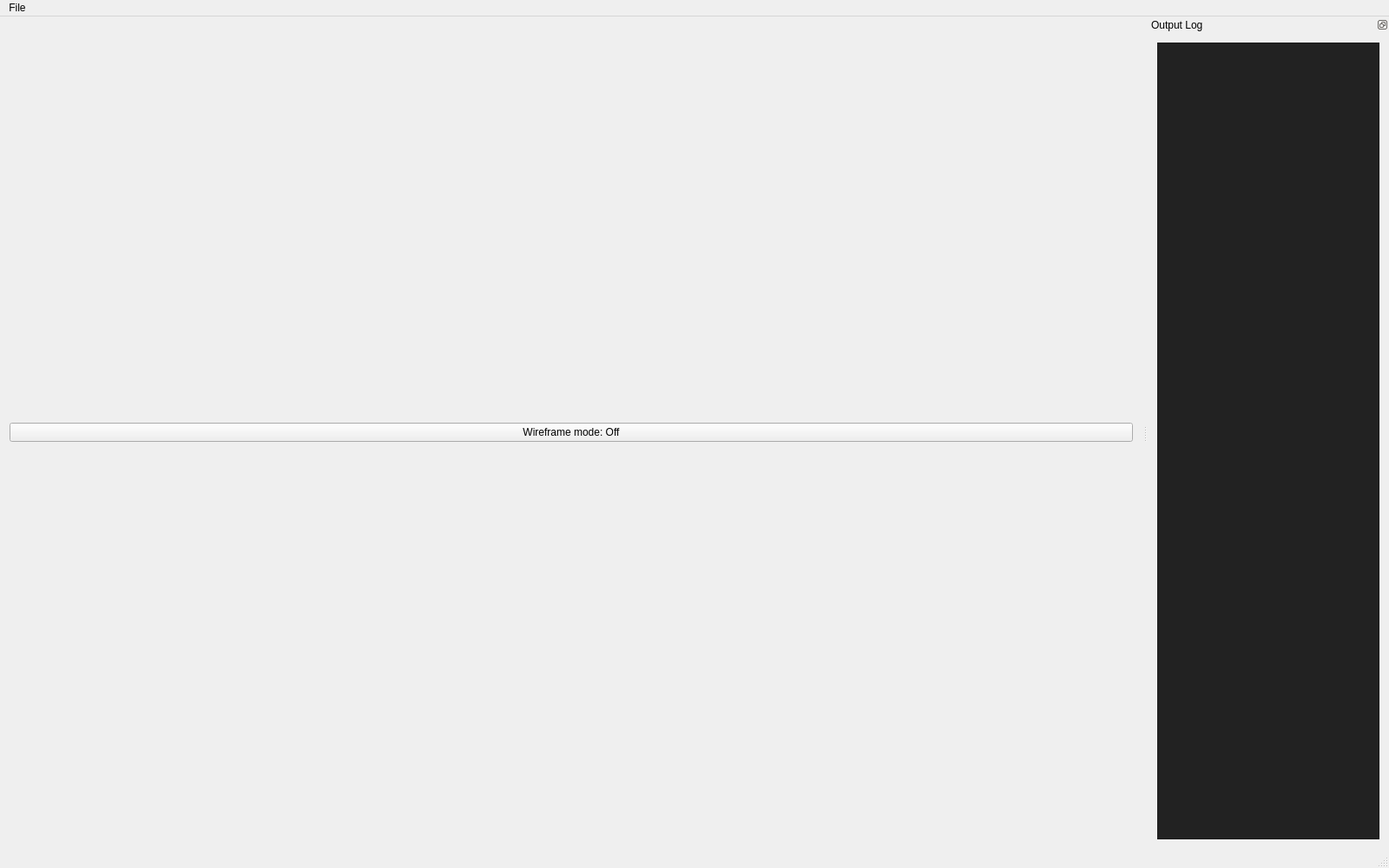
<?xml version="1.0" encoding="UTF-8"?>
<ui version="4.0">
 <class>MainWindow</class>
 <widget class="QMainWindow" name="MainWindow">
  <property name="geometry">
   <rect>
    <x>0</x>
    <y>0</y>
    <width>1600</width>
    <height>1000</height>
   </rect>
  </property>
  <property name="windowTitle">
   <string>3D programming</string>
  </property>
  <widget class="QWidget" name="centralWidget">
   <layout class="QVBoxLayout" name="verticalLayout">
    <item>
     <widget class="QPushButton" name="wireFrameButton">
      <property name="text">
       <string>Wireframe mode: Off</string>
      </property>
      <property name="checkable">
       <bool>true</bool>
      </property>
      <property name="checked">
       <bool>false</bool>
      </property>
     </widget>
    </item>
    <item>
     <layout class="QVBoxLayout" name="OpenGLLayout"/>
    </item>
   </layout>
  </widget>
  <widget class="QMenuBar" name="menuBar">
   <property name="geometry">
    <rect>
     <x>0</x>
     <y>0</y>
     <width>1600</width>
     <height>21</height>
    </rect>
   </property>
   <widget class="QMenu" name="menuFile">
    <property name="title">
     <string>File</string>
    </property>
    <addaction name="fileExit"/>
   </widget>
   <addaction name="menuFile"/>
  </widget>
  <widget class="QStatusBar" name="statusBar"/>
  <widget class="QDockWidget" name="dockWidgetConsole">
   <property name="features">
    <set>QDockWidget::DockWidgetFloatable|QDockWidget::DockWidgetMovable</set>
   </property>
   <property name="windowTitle">
    <string>Output Log</string>
   </property>
   <attribute name="dockWidgetArea">
    <number>2</number>
   </attribute>
   <widget class="QWidget" name="dockWidgetContents">
    <layout class="QHBoxLayout" name="horizontalLayout">
     <item>
      <widget class="QPlainTextEdit" name="outputLog">
       <property name="palette">
        <palette>
         <active>
          <colorrole role="Button">
           <brush brushstyle="SolidPattern">
            <color alpha="255">
             <red>34</red>
             <green>34</green>
             <blue>34</blue>
            </color>
           </brush>
          </colorrole>
          <colorrole role="Light">
           <brush brushstyle="SolidPattern">
            <color alpha="255">
             <red>51</red>
             <green>51</green>
             <blue>51</blue>
            </color>
           </brush>
          </colorrole>
          <colorrole role="Midlight">
           <brush brushstyle="SolidPattern">
            <color alpha="255">
             <red>42</red>
             <green>42</green>
             <blue>42</blue>
            </color>
           </brush>
          </colorrole>
          <colorrole role="Dark">
           <brush brushstyle="SolidPattern">
            <color alpha="255">
             <red>17</red>
             <green>17</green>
             <blue>17</blue>
            </color>
           </brush>
          </colorrole>
          <colorrole role="Mid">
           <brush brushstyle="SolidPattern">
            <color alpha="255">
             <red>23</red>
             <green>23</green>
             <blue>23</blue>
            </color>
           </brush>
          </colorrole>
          <colorrole role="Text">
           <brush brushstyle="SolidPattern">
            <color alpha="255">
             <red>255</red>
             <green>255</green>
             <blue>255</blue>
            </color>
           </brush>
          </colorrole>
          <colorrole role="BrightText">
           <brush brushstyle="SolidPattern">
            <color alpha="255">
             <red>255</red>
             <green>255</green>
             <blue>255</blue>
            </color>
           </brush>
          </colorrole>
          <colorrole role="ButtonText">
           <brush brushstyle="SolidPattern">
            <color alpha="255">
             <red>255</red>
             <green>255</green>
             <blue>255</blue>
            </color>
           </brush>
          </colorrole>
          <colorrole role="Base">
           <brush brushstyle="SolidPattern">
            <color alpha="255">
             <red>34</red>
             <green>34</green>
             <blue>34</blue>
            </color>
           </brush>
          </colorrole>
          <colorrole role="Window">
           <brush brushstyle="SolidPattern">
            <color alpha="255">
             <red>34</red>
             <green>34</green>
             <blue>34</blue>
            </color>
           </brush>
          </colorrole>
          <colorrole role="Shadow">
           <brush brushstyle="SolidPattern">
            <color alpha="255">
             <red>0</red>
             <green>0</green>
             <blue>0</blue>
            </color>
           </brush>
          </colorrole>
          <colorrole role="AlternateBase">
           <brush brushstyle="SolidPattern">
            <color alpha="255">
             <red>17</red>
             <green>17</green>
             <blue>17</blue>
            </color>
           </brush>
          </colorrole>
          <colorrole role="ToolTipBase">
           <brush brushstyle="SolidPattern">
            <color alpha="255">
             <red>255</red>
             <green>255</green>
             <blue>220</blue>
            </color>
           </brush>
          </colorrole>
          <colorrole role="ToolTipText">
           <brush brushstyle="SolidPattern">
            <color alpha="255">
             <red>0</red>
             <green>0</green>
             <blue>0</blue>
            </color>
           </brush>
          </colorrole>
          <colorrole role="PlaceholderText">
           <brush brushstyle="SolidPattern">
            <color alpha="128">
             <red>255</red>
             <green>255</green>
             <blue>255</blue>
            </color>
           </brush>
          </colorrole>
         </active>
         <inactive>
          <colorrole role="Button">
           <brush brushstyle="SolidPattern">
            <color alpha="255">
             <red>34</red>
             <green>34</green>
             <blue>34</blue>
            </color>
           </brush>
          </colorrole>
          <colorrole role="Light">
           <brush brushstyle="SolidPattern">
            <color alpha="255">
             <red>51</red>
             <green>51</green>
             <blue>51</blue>
            </color>
           </brush>
          </colorrole>
          <colorrole role="Midlight">
           <brush brushstyle="SolidPattern">
            <color alpha="255">
             <red>42</red>
             <green>42</green>
             <blue>42</blue>
            </color>
           </brush>
          </colorrole>
          <colorrole role="Dark">
           <brush brushstyle="SolidPattern">
            <color alpha="255">
             <red>17</red>
             <green>17</green>
             <blue>17</blue>
            </color>
           </brush>
          </colorrole>
          <colorrole role="Mid">
           <brush brushstyle="SolidPattern">
            <color alpha="255">
             <red>23</red>
             <green>23</green>
             <blue>23</blue>
            </color>
           </brush>
          </colorrole>
          <colorrole role="Text">
           <brush brushstyle="SolidPattern">
            <color alpha="255">
             <red>255</red>
             <green>255</green>
             <blue>255</blue>
            </color>
           </brush>
          </colorrole>
          <colorrole role="BrightText">
           <brush brushstyle="SolidPattern">
            <color alpha="255">
             <red>255</red>
             <green>255</green>
             <blue>255</blue>
            </color>
           </brush>
          </colorrole>
          <colorrole role="ButtonText">
           <brush brushstyle="SolidPattern">
            <color alpha="255">
             <red>255</red>
             <green>255</green>
             <blue>255</blue>
            </color>
           </brush>
          </colorrole>
          <colorrole role="Base">
           <brush brushstyle="SolidPattern">
            <color alpha="255">
             <red>34</red>
             <green>34</green>
             <blue>34</blue>
            </color>
           </brush>
          </colorrole>
          <colorrole role="Window">
           <brush brushstyle="SolidPattern">
            <color alpha="255">
             <red>34</red>
             <green>34</green>
             <blue>34</blue>
            </color>
           </brush>
          </colorrole>
          <colorrole role="Shadow">
           <brush brushstyle="SolidPattern">
            <color alpha="255">
             <red>0</red>
             <green>0</green>
             <blue>0</blue>
            </color>
           </brush>
          </colorrole>
          <colorrole role="AlternateBase">
           <brush brushstyle="SolidPattern">
            <color alpha="255">
             <red>17</red>
             <green>17</green>
             <blue>17</blue>
            </color>
           </brush>
          </colorrole>
          <colorrole role="ToolTipBase">
           <brush brushstyle="SolidPattern">
            <color alpha="255">
             <red>255</red>
             <green>255</green>
             <blue>220</blue>
            </color>
           </brush>
          </colorrole>
          <colorrole role="ToolTipText">
           <brush brushstyle="SolidPattern">
            <color alpha="255">
             <red>0</red>
             <green>0</green>
             <blue>0</blue>
            </color>
           </brush>
          </colorrole>
          <colorrole role="PlaceholderText">
           <brush brushstyle="SolidPattern">
            <color alpha="128">
             <red>255</red>
             <green>255</green>
             <blue>255</blue>
            </color>
           </brush>
          </colorrole>
         </inactive>
         <disabled>
          <colorrole role="Button">
           <brush brushstyle="SolidPattern">
            <color alpha="255">
             <red>34</red>
             <green>34</green>
             <blue>34</blue>
            </color>
           </brush>
          </colorrole>
          <colorrole role="Light">
           <brush brushstyle="SolidPattern">
            <color alpha="255">
             <red>51</red>
             <green>51</green>
             <blue>51</blue>
            </color>
           </brush>
          </colorrole>
          <colorrole role="Midlight">
           <brush brushstyle="SolidPattern">
            <color alpha="255">
             <red>42</red>
             <green>42</green>
             <blue>42</blue>
            </color>
           </brush>
          </colorrole>
          <colorrole role="Dark">
           <brush brushstyle="SolidPattern">
            <color alpha="255">
             <red>17</red>
             <green>17</green>
             <blue>17</blue>
            </color>
           </brush>
          </colorrole>
          <colorrole role="Mid">
           <brush brushstyle="SolidPattern">
            <color alpha="255">
             <red>23</red>
             <green>23</green>
             <blue>23</blue>
            </color>
           </brush>
          </colorrole>
          <colorrole role="Text">
           <brush brushstyle="SolidPattern">
            <color alpha="255">
             <red>17</red>
             <green>17</green>
             <blue>17</blue>
            </color>
           </brush>
          </colorrole>
          <colorrole role="BrightText">
           <brush brushstyle="SolidPattern">
            <color alpha="255">
             <red>255</red>
             <green>255</green>
             <blue>255</blue>
            </color>
           </brush>
          </colorrole>
          <colorrole role="ButtonText">
           <brush brushstyle="SolidPattern">
            <color alpha="255">
             <red>17</red>
             <green>17</green>
             <blue>17</blue>
            </color>
           </brush>
          </colorrole>
          <colorrole role="Base">
           <brush brushstyle="SolidPattern">
            <color alpha="255">
             <red>34</red>
             <green>34</green>
             <blue>34</blue>
            </color>
           </brush>
          </colorrole>
          <colorrole role="Window">
           <brush brushstyle="SolidPattern">
            <color alpha="255">
             <red>34</red>
             <green>34</green>
             <blue>34</blue>
            </color>
           </brush>
          </colorrole>
          <colorrole role="Shadow">
           <brush brushstyle="SolidPattern">
            <color alpha="255">
             <red>0</red>
             <green>0</green>
             <blue>0</blue>
            </color>
           </brush>
          </colorrole>
          <colorrole role="AlternateBase">
           <brush brushstyle="SolidPattern">
            <color alpha="255">
             <red>34</red>
             <green>34</green>
             <blue>34</blue>
            </color>
           </brush>
          </colorrole>
          <colorrole role="ToolTipBase">
           <brush brushstyle="SolidPattern">
            <color alpha="255">
             <red>255</red>
             <green>255</green>
             <blue>220</blue>
            </color>
           </brush>
          </colorrole>
          <colorrole role="ToolTipText">
           <brush brushstyle="SolidPattern">
            <color alpha="255">
             <red>0</red>
             <green>0</green>
             <blue>0</blue>
            </color>
           </brush>
          </colorrole>
          <colorrole role="PlaceholderText">
           <brush brushstyle="SolidPattern">
            <color alpha="128">
             <red>255</red>
             <green>255</green>
             <blue>255</blue>
            </color>
           </brush>
          </colorrole>
         </disabled>
        </palette>
       </property>
      </widget>
     </item>
    </layout>
   </widget>
  </widget>
  <action name="fileExit">
   <property name="text">
    <string>Exit</string>
   </property>
   <property name="shortcut">
    <string>Ctrl+Q</string>
   </property>
  </action>
 </widget>
 <layoutdefault spacing="6" margin="11"/>
 <resources/>
 <connections/>
</ui>
